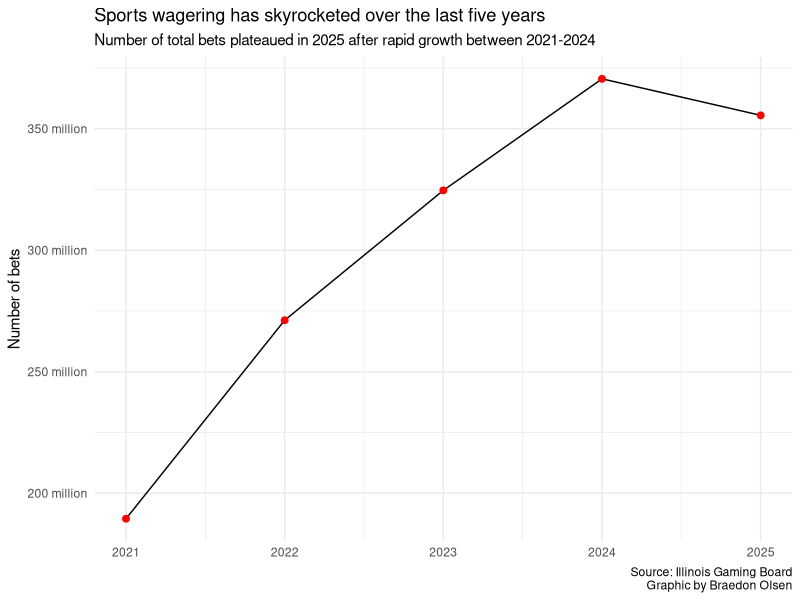
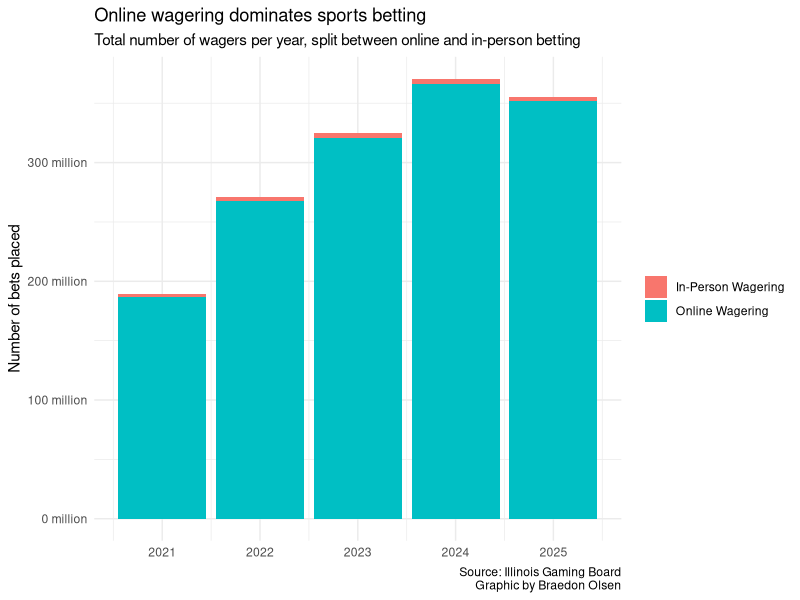

The R source for these figures, in order:
# Analyze and Visualize Gambling Data ----
# JOUR 377 - Data Journalism

## Load packages and data ----
library(tidyverse)
library(scales)
library(ggthemes)

gambling_v1 <- read_csv("data/gambling_v1.csv")
# v1 is our data related to number of bets/total monies by each sport
gambling_v2 <- read_csv("data/gambling_v2.csv")
# v2 is our data split between type 1 (outcome) and type 2 (prop bet) wagers

## Number of Wagers ----

### Total number of wagers per year
bets_per_year <- gambling_v1 |> 
  filter(detail_type == "Wager Details" & location_type == "Total") |> 
  summarize(
    n_bets = sum(baseball, basketball, boxing_mma, football, golf, hockey, soccer,
                 tennis, parlay, other_sport, motor_race_event, motor_race_parlay,
                 other_event, other_event_parlay),
    .by = year
  ) |> 
  ggplot(aes(year, n_bets)) +
  geom_line() +
  geom_point(size = 2, color = "red") +
  scale_y_continuous(labels = label_number(scale = 1e-6, suffix = " million")) +
  theme_minimal() +
  labs(
    title = "Sports wagering has skyrocketed over the last five years",
    subtitle = "Number of total bets plateaued in 2025 after rapid growth between 2021-2024",
    x = NULL,
    y = "Number of bets",
    caption = "Source: Illinois Gaming Board\n Graphic by Braedon Olsen"
  )

### Stacked barchart showing number of in-person vs online bets per year ----
bets_per_year_per_type <- gambling_v1 |> 
  filter(detail_type == "Wager Details",
         location_type %in% c("In-Person Wagering", "Online Wagering")) |> 
  summarize(
    n_bets = sum(rowSums(across(c(
      baseball, basketball, boxing_mma, football, golf, hockey, soccer,
      tennis, parlay, other_sport, motor_race_event, motor_race_parlay,
      other_event, other_event_parlay
    )), na.rm = TRUE)),
    .by = c(year, location_type)
  ) |> 
  ggplot(aes(year, n_bets, fill = location_type)) +
  geom_col() +
  scale_y_continuous(labels = label_number(scale = 1e-6, suffix = " million")) +
  theme_minimal() +
  labs(
    title = "Online wagering dominates sports betting",
    subtitle = "Total number of wagers per year, split between online and in-person betting",
    x = NULL,
    y = "Number of bets placed",
    fill = NULL,
    caption = "Source: Illinois Gaming Board\n Graphic by Braedon Olsen"
  )







## Save out plots ----
ggsave(filename = "plots/bets_per_year.png", plot = bets_per_year)
ggsave(filename = "plots/bets_per_year_per_type.png", plot = bets_per_year_per_type)
